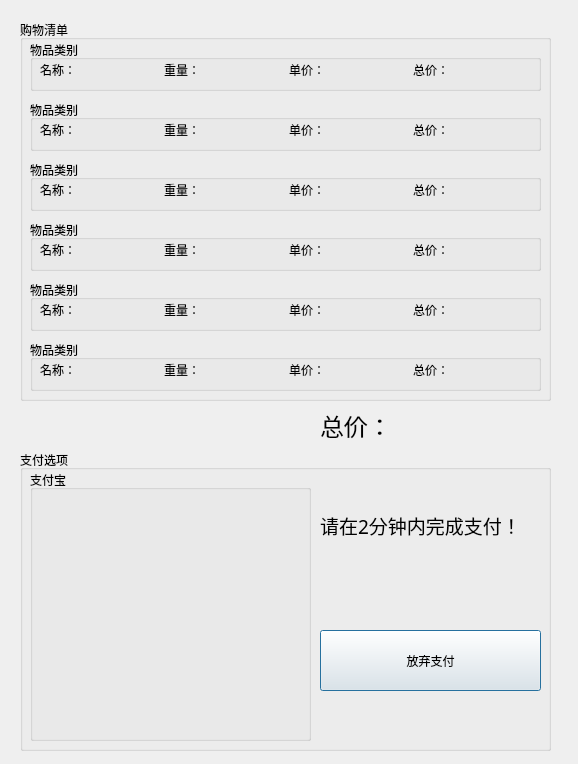
<?xml version="1.0" encoding="UTF-8"?>
<ui version="4.0">
 <class>Dialog</class>
 <widget class="QDialog" name="Dialog">
  <property name="geometry">
   <rect>
    <x>0</x>
    <y>0</y>
    <width>578</width>
    <height>764</height>
   </rect>
  </property>
  <property name="windowTitle">
   <string>Dialog</string>
  </property>
  <widget class="QGroupBox" name="groupBox_3">
   <property name="geometry">
    <rect>
     <x>20</x>
     <y>20</y>
     <width>531</width>
     <height>381</height>
    </rect>
   </property>
   <property name="title">
    <string>购物清单</string>
   </property>
   <widget class="QGroupBox" name="itemInfoGroupbox1">
    <property name="enabled">
     <bool>true</bool>
    </property>
    <property name="geometry">
     <rect>
      <x>10</x>
      <y>20</y>
      <width>511</width>
      <height>51</height>
     </rect>
    </property>
    <property name="title">
     <string>物品类别</string>
    </property>
    <widget class="QWidget" name="layoutWidget">
     <property name="geometry">
      <rect>
       <x>10</x>
       <y>9</y>
       <width>491</width>
       <height>41</height>
      </rect>
     </property>
     <layout class="QHBoxLayout" name="horizontalLayout">
      <item>
       <widget class="QLabel" name="item_name1">
        <property name="sizePolicy">
         <sizepolicy hsizetype="Preferred" vsizetype="Preferred">
          <horstretch>1</horstretch>
          <verstretch>0</verstretch>
         </sizepolicy>
        </property>
        <property name="text">
         <string>名称：</string>
        </property>
       </widget>
      </item>
      <item>
       <widget class="QLabel" name="item_weight1">
        <property name="sizePolicy">
         <sizepolicy hsizetype="Preferred" vsizetype="Preferred">
          <horstretch>1</horstretch>
          <verstretch>0</verstretch>
         </sizepolicy>
        </property>
        <property name="text">
         <string>重量：</string>
        </property>
       </widget>
      </item>
      <item>
       <widget class="QLabel" name="item_simprice1">
        <property name="sizePolicy">
         <sizepolicy hsizetype="Preferred" vsizetype="Preferred">
          <horstretch>1</horstretch>
          <verstretch>0</verstretch>
         </sizepolicy>
        </property>
        <property name="text">
         <string>单价：</string>
        </property>
       </widget>
      </item>
      <item>
       <widget class="QLabel" name="item_toprice1">
        <property name="enabled">
         <bool>true</bool>
        </property>
        <property name="sizePolicy">
         <sizepolicy hsizetype="Preferred" vsizetype="Preferred">
          <horstretch>1</horstretch>
          <verstretch>0</verstretch>
         </sizepolicy>
        </property>
        <property name="text">
         <string>总价：</string>
        </property>
       </widget>
      </item>
     </layout>
    </widget>
   </widget>
   <widget class="QGroupBox" name="itemInfoGroupbox1_2">
    <property name="enabled">
     <bool>true</bool>
    </property>
    <property name="geometry">
     <rect>
      <x>10</x>
      <y>80</y>
      <width>511</width>
      <height>51</height>
     </rect>
    </property>
    <property name="title">
     <string>物品类别</string>
    </property>
    <widget class="QWidget" name="layoutWidget_2">
     <property name="geometry">
      <rect>
       <x>10</x>
       <y>9</y>
       <width>491</width>
       <height>41</height>
      </rect>
     </property>
     <layout class="QHBoxLayout" name="horizontalLayout_2">
      <item>
       <widget class="QLabel" name="item_name1_2">
        <property name="sizePolicy">
         <sizepolicy hsizetype="Preferred" vsizetype="Preferred">
          <horstretch>1</horstretch>
          <verstretch>0</verstretch>
         </sizepolicy>
        </property>
        <property name="text">
         <string>名称：</string>
        </property>
       </widget>
      </item>
      <item>
       <widget class="QLabel" name="item_weight1_2">
        <property name="sizePolicy">
         <sizepolicy hsizetype="Preferred" vsizetype="Preferred">
          <horstretch>1</horstretch>
          <verstretch>0</verstretch>
         </sizepolicy>
        </property>
        <property name="text">
         <string>重量：</string>
        </property>
       </widget>
      </item>
      <item>
       <widget class="QLabel" name="item_simprice1_2">
        <property name="sizePolicy">
         <sizepolicy hsizetype="Preferred" vsizetype="Preferred">
          <horstretch>1</horstretch>
          <verstretch>0</verstretch>
         </sizepolicy>
        </property>
        <property name="text">
         <string>单价：</string>
        </property>
       </widget>
      </item>
      <item>
       <widget class="QLabel" name="item_toprice1_2">
        <property name="enabled">
         <bool>true</bool>
        </property>
        <property name="sizePolicy">
         <sizepolicy hsizetype="Preferred" vsizetype="Preferred">
          <horstretch>1</horstretch>
          <verstretch>0</verstretch>
         </sizepolicy>
        </property>
        <property name="text">
         <string>总价：</string>
        </property>
       </widget>
      </item>
     </layout>
    </widget>
   </widget>
   <widget class="QGroupBox" name="itemInfoGroupbox1_3">
    <property name="enabled">
     <bool>true</bool>
    </property>
    <property name="geometry">
     <rect>
      <x>10</x>
      <y>140</y>
      <width>511</width>
      <height>51</height>
     </rect>
    </property>
    <property name="title">
     <string>物品类别</string>
    </property>
    <widget class="QWidget" name="layoutWidget_3">
     <property name="geometry">
      <rect>
       <x>10</x>
       <y>9</y>
       <width>491</width>
       <height>41</height>
      </rect>
     </property>
     <layout class="QHBoxLayout" name="horizontalLayout_3">
      <item>
       <widget class="QLabel" name="item_name1_3">
        <property name="sizePolicy">
         <sizepolicy hsizetype="Preferred" vsizetype="Preferred">
          <horstretch>1</horstretch>
          <verstretch>0</verstretch>
         </sizepolicy>
        </property>
        <property name="text">
         <string>名称：</string>
        </property>
       </widget>
      </item>
      <item>
       <widget class="QLabel" name="item_weight1_3">
        <property name="sizePolicy">
         <sizepolicy hsizetype="Preferred" vsizetype="Preferred">
          <horstretch>1</horstretch>
          <verstretch>0</verstretch>
         </sizepolicy>
        </property>
        <property name="text">
         <string>重量：</string>
        </property>
       </widget>
      </item>
      <item>
       <widget class="QLabel" name="item_simprice1_3">
        <property name="sizePolicy">
         <sizepolicy hsizetype="Preferred" vsizetype="Preferred">
          <horstretch>1</horstretch>
          <verstretch>0</verstretch>
         </sizepolicy>
        </property>
        <property name="text">
         <string>单价：</string>
        </property>
       </widget>
      </item>
      <item>
       <widget class="QLabel" name="item_toprice1_3">
        <property name="enabled">
         <bool>true</bool>
        </property>
        <property name="sizePolicy">
         <sizepolicy hsizetype="Preferred" vsizetype="Preferred">
          <horstretch>1</horstretch>
          <verstretch>0</verstretch>
         </sizepolicy>
        </property>
        <property name="text">
         <string>总价：</string>
        </property>
       </widget>
      </item>
     </layout>
    </widget>
   </widget>
   <widget class="QGroupBox" name="itemInfoGroupbox1_4">
    <property name="enabled">
     <bool>true</bool>
    </property>
    <property name="geometry">
     <rect>
      <x>10</x>
      <y>200</y>
      <width>511</width>
      <height>51</height>
     </rect>
    </property>
    <property name="title">
     <string>物品类别</string>
    </property>
    <widget class="QWidget" name="layoutWidget_4">
     <property name="geometry">
      <rect>
       <x>10</x>
       <y>9</y>
       <width>491</width>
       <height>41</height>
      </rect>
     </property>
     <layout class="QHBoxLayout" name="horizontalLayout_4">
      <item>
       <widget class="QLabel" name="item_name1_4">
        <property name="sizePolicy">
         <sizepolicy hsizetype="Preferred" vsizetype="Preferred">
          <horstretch>1</horstretch>
          <verstretch>0</verstretch>
         </sizepolicy>
        </property>
        <property name="text">
         <string>名称：</string>
        </property>
       </widget>
      </item>
      <item>
       <widget class="QLabel" name="item_weight1_4">
        <property name="sizePolicy">
         <sizepolicy hsizetype="Preferred" vsizetype="Preferred">
          <horstretch>1</horstretch>
          <verstretch>0</verstretch>
         </sizepolicy>
        </property>
        <property name="text">
         <string>重量：</string>
        </property>
       </widget>
      </item>
      <item>
       <widget class="QLabel" name="item_simprice1_4">
        <property name="sizePolicy">
         <sizepolicy hsizetype="Preferred" vsizetype="Preferred">
          <horstretch>1</horstretch>
          <verstretch>0</verstretch>
         </sizepolicy>
        </property>
        <property name="text">
         <string>单价：</string>
        </property>
       </widget>
      </item>
      <item>
       <widget class="QLabel" name="item_toprice1_4">
        <property name="enabled">
         <bool>true</bool>
        </property>
        <property name="sizePolicy">
         <sizepolicy hsizetype="Preferred" vsizetype="Preferred">
          <horstretch>1</horstretch>
          <verstretch>0</verstretch>
         </sizepolicy>
        </property>
        <property name="text">
         <string>总价：</string>
        </property>
       </widget>
      </item>
     </layout>
    </widget>
   </widget>
   <widget class="QGroupBox" name="itemInfoGroupbox1_5">
    <property name="enabled">
     <bool>true</bool>
    </property>
    <property name="geometry">
     <rect>
      <x>10</x>
      <y>260</y>
      <width>511</width>
      <height>51</height>
     </rect>
    </property>
    <property name="title">
     <string>物品类别</string>
    </property>
    <widget class="QWidget" name="layoutWidget_5">
     <property name="geometry">
      <rect>
       <x>10</x>
       <y>9</y>
       <width>491</width>
       <height>41</height>
      </rect>
     </property>
     <layout class="QHBoxLayout" name="horizontalLayout_5">
      <item>
       <widget class="QLabel" name="item_name1_5">
        <property name="sizePolicy">
         <sizepolicy hsizetype="Preferred" vsizetype="Preferred">
          <horstretch>1</horstretch>
          <verstretch>0</verstretch>
         </sizepolicy>
        </property>
        <property name="text">
         <string>名称：</string>
        </property>
       </widget>
      </item>
      <item>
       <widget class="QLabel" name="item_weight1_5">
        <property name="sizePolicy">
         <sizepolicy hsizetype="Preferred" vsizetype="Preferred">
          <horstretch>1</horstretch>
          <verstretch>0</verstretch>
         </sizepolicy>
        </property>
        <property name="text">
         <string>重量：</string>
        </property>
       </widget>
      </item>
      <item>
       <widget class="QLabel" name="item_simprice1_5">
        <property name="sizePolicy">
         <sizepolicy hsizetype="Preferred" vsizetype="Preferred">
          <horstretch>1</horstretch>
          <verstretch>0</verstretch>
         </sizepolicy>
        </property>
        <property name="text">
         <string>单价：</string>
        </property>
       </widget>
      </item>
      <item>
       <widget class="QLabel" name="item_toprice1_5">
        <property name="enabled">
         <bool>true</bool>
        </property>
        <property name="sizePolicy">
         <sizepolicy hsizetype="Preferred" vsizetype="Preferred">
          <horstretch>1</horstretch>
          <verstretch>0</verstretch>
         </sizepolicy>
        </property>
        <property name="text">
         <string>总价：</string>
        </property>
       </widget>
      </item>
     </layout>
    </widget>
   </widget>
   <widget class="QGroupBox" name="itemInfoGroupbox1_6">
    <property name="enabled">
     <bool>true</bool>
    </property>
    <property name="geometry">
     <rect>
      <x>10</x>
      <y>320</y>
      <width>511</width>
      <height>51</height>
     </rect>
    </property>
    <property name="title">
     <string>物品类别</string>
    </property>
    <widget class="QWidget" name="layoutWidget_6">
     <property name="geometry">
      <rect>
       <x>10</x>
       <y>9</y>
       <width>491</width>
       <height>41</height>
      </rect>
     </property>
     <layout class="QHBoxLayout" name="horizontalLayout_6">
      <item>
       <widget class="QLabel" name="item_name1_6">
        <property name="sizePolicy">
         <sizepolicy hsizetype="Preferred" vsizetype="Preferred">
          <horstretch>1</horstretch>
          <verstretch>0</verstretch>
         </sizepolicy>
        </property>
        <property name="text">
         <string>名称：</string>
        </property>
       </widget>
      </item>
      <item>
       <widget class="QLabel" name="item_weight1_6">
        <property name="sizePolicy">
         <sizepolicy hsizetype="Preferred" vsizetype="Preferred">
          <horstretch>1</horstretch>
          <verstretch>0</verstretch>
         </sizepolicy>
        </property>
        <property name="text">
         <string>重量：</string>
        </property>
       </widget>
      </item>
      <item>
       <widget class="QLabel" name="item_simprice1_6">
        <property name="sizePolicy">
         <sizepolicy hsizetype="Preferred" vsizetype="Preferred">
          <horstretch>1</horstretch>
          <verstretch>0</verstretch>
         </sizepolicy>
        </property>
        <property name="text">
         <string>单价：</string>
        </property>
       </widget>
      </item>
      <item>
       <widget class="QLabel" name="item_toprice1_6">
        <property name="enabled">
         <bool>true</bool>
        </property>
        <property name="sizePolicy">
         <sizepolicy hsizetype="Preferred" vsizetype="Preferred">
          <horstretch>1</horstretch>
          <verstretch>0</verstretch>
         </sizepolicy>
        </property>
        <property name="text">
         <string>总价：</string>
        </property>
       </widget>
      </item>
     </layout>
    </widget>
   </widget>
  </widget>
  <widget class="QLabel" name="ToPrice">
   <property name="geometry">
    <rect>
     <x>320</x>
     <y>400</y>
     <width>231</width>
     <height>51</height>
    </rect>
   </property>
   <property name="font">
    <font>
     <family>AcadEref</family>
     <pointsize>18</pointsize>
    </font>
   </property>
   <property name="text">
    <string>总价：</string>
   </property>
  </widget>
  <widget class="QGroupBox" name="groupBox">
   <property name="geometry">
    <rect>
     <x>20</x>
     <y>450</y>
     <width>531</width>
     <height>301</height>
    </rect>
   </property>
   <property name="title">
    <string>支付选项</string>
   </property>
   <widget class="QGroupBox" name="groupBox_2">
    <property name="geometry">
     <rect>
      <x>10</x>
      <y>20</y>
      <width>281</width>
      <height>271</height>
     </rect>
    </property>
    <property name="title">
     <string>支付宝</string>
    </property>
    <layout class="QHBoxLayout" name="horizontalLayout_7">
     <item>
      <widget class="QLabel" name="qrcode">
       <property name="text">
        <string/>
       </property>
      </widget>
     </item>
    </layout>
   </widget>
   <widget class="QPushButton" name="cancelPaybtn">
    <property name="geometry">
     <rect>
      <x>300</x>
      <y>180</y>
      <width>221</width>
      <height>61</height>
     </rect>
    </property>
    <property name="text">
     <string>放弃支付</string>
    </property>
   </widget>
   <widget class="QLabel" name="helpInfo">
    <property name="geometry">
     <rect>
      <x>300</x>
      <y>30</y>
      <width>221</width>
      <height>91</height>
     </rect>
    </property>
    <property name="font">
     <font>
      <family>AcadEref</family>
      <pointsize>14</pointsize>
     </font>
    </property>
    <property name="text">
     <string>请在2分钟内完成支付！</string>
    </property>
   </widget>
  </widget>
 </widget>
 <resources/>
 <connections/>
</ui>
